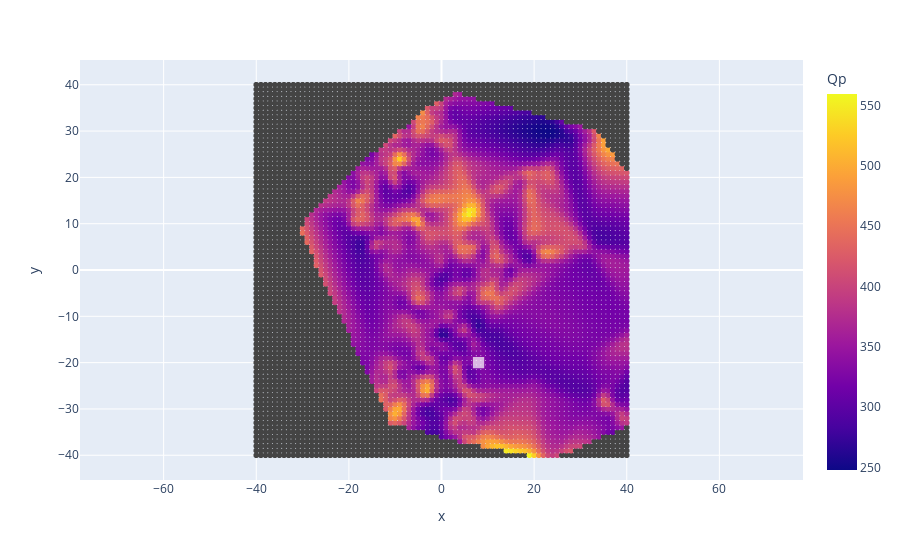

Notebook cell for this chart:
### Code cell
import plotly.express as px
import plotly.graph_objects as go
fig = px.scatter(volcanic_data.data[volcanic_data.data['z'] ==12], x='x', y='y',
              color='Qp')
fig.add_shape(type="rect",
    x0=xmin, y0=ymin, x1=xmax, y1=ymax,
    line=dict(color="White"),
    fillcolor="White",
    opacity=0.7,
)
fig.update_yaxes(
      scaleanchor="x",
      scaleratio=1,
)

fig.show()

### Figure 1 — Plotly figure (JSON) as saved in the notebook; plotly's stock layout.template omitted (floating-point values rounded to 4 significant figures; data arrays with more than 128 entries replaced by an {"elided": "..."} marker saying what was removed)
{"data": [{"hovertemplate": "x=%{x}<br>y=%{y}<br>Qp=%{marker.color}<extra></extra>", "legendgroup": "", "marker": {"color": {"elided": "6561 float values"}, "coloraxis": "coloraxis", "symbol": "circle"}, "mode": "markers", "name": "", "showlegend": false, "type": "scattergl", "x": {"elided": "6561 int values"}, "xaxis": "x", "y": {"elided": "6561 int values"}, "yaxis": "y"}], "layout": {"coloraxis": {"colorbar": {"title": {"text": "Qp"}}, "colorscale": [[0, "#0d0887"], [0.1111, "#46039f"], [0.2222, "#7201a8"], [0.3333, "#9c179e"], [0.4444, "#bd3786"], [0.5556, "#d8576b"], [0.6667, "#ed7953"], [0.7778, "#fb9f3a"], [0.8889, "#fdca26"], [1, "#f0f921"]]}, "legend": {"tracegroupgap": 0}, "margin": {"t": 60}, "shapes": [{"fillcolor": "White", "line": {"color": "White"}, "opacity": 0.7, "type": "rect", "x0": 7, "x1": 9, "y0": -21, "y1": -19}], "xaxis": {"anchor": "y", "domain": [0, 1], "title": {"text": "x"}}, "yaxis": {"anchor": "x", "domain": [0, 1], "scaleanchor": "x", "scaleratio": 1, "title": {"text": "y"}}}}
